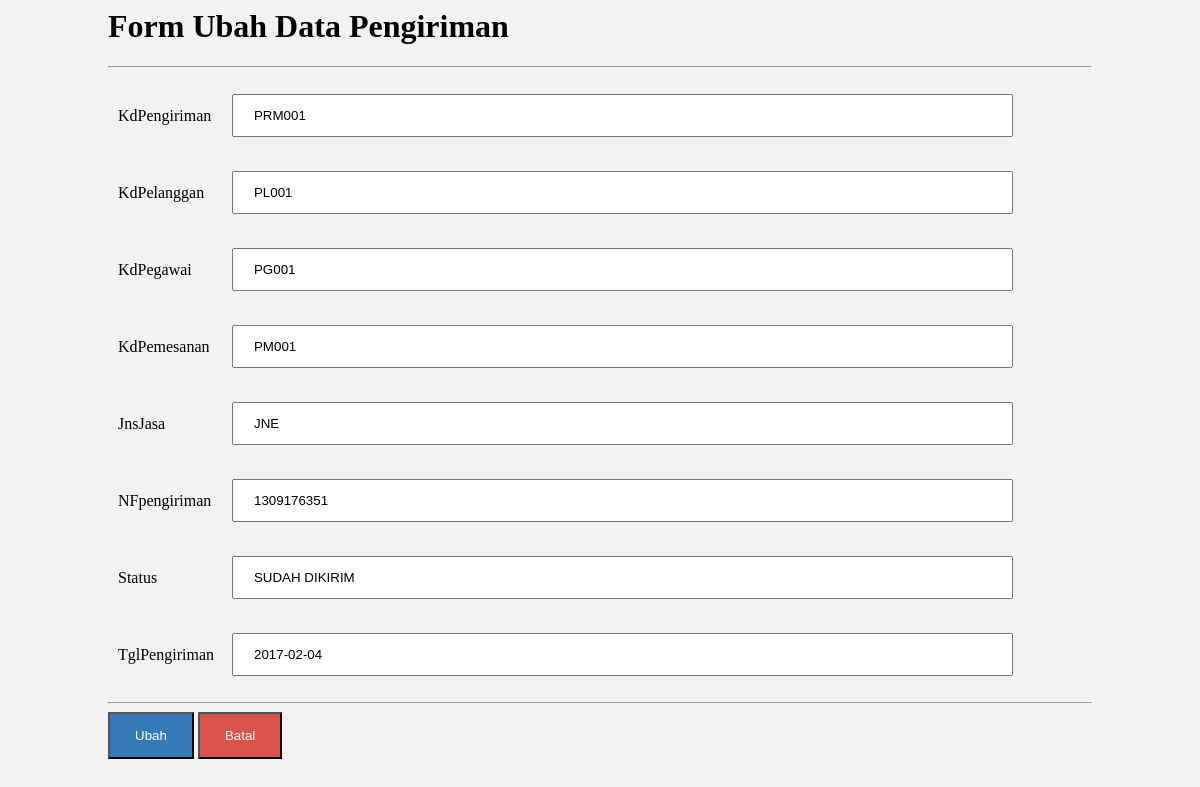
The page /pengiriman/ubah/PRM001 on the database its author committed.
### tables this page shows
CREATE TABLE IF NOT EXISTS `pengiriman` (
  `KdPengiriman` char(6) NOT NULL,
  `KdPelanggan` char(6) NOT NULL,
  `KdPegawai` char(6) NOT NULL,
  `KdPemesanan` char(6) NOT NULL,
  `JnsJasa` varchar(20) NOT NULL,
  `Biaya` int(11) NOT NULL,
  `NFpengiriman` int(11) NOT NULL,
  `Status` varchar(100) NOT NULL,
  `TglPengiriman` date NOT NULL
);

### application/controllers/pengiriman.php (called while the page is built, shortened)
<?php if ( ! defined('BASEPATH')) exit('No direct script access allowed');
class Pengiriman extends CI_Controller {
	public function __construct(){
		$this->load->model('PengirimanModel');
	}
	public function ubah($KdPengiriman){
		$data['pengiriman'] = $this->PengirimanModel->view_by($KdPengiriman);
		$this->load->view('pengiriman/form_ubah', $data);
	}
}

### index.php (called while the page is built, shortened)
<?php
require_once BASEPATH.'core/CodeIgniter.php';

### application/models/PengirimanModel.php (called while the page is built, shortened)
<?php if ( ! defined('BASEPATH')) exit('No direct script access allowed');
class PengirimanModel extends CI_Model {
	public function view_by($KdPengiriman){
		$this->db->where('KdPengiriman', $KdPengiriman);
		return $this->db->get('pengiriman')->row();
	}
}

### application/views/pengiriman/form_ubah.php (the view, shortened to what this page needs)
<html>
	<head>
	</head>
	<body>
		<h1>Form Ubah Data Pengiriman</h1>
		<hr>
		<?php echo form_open("pengiriman/ubah/".$pengiriman->KdPengiriman); ?>
			<table cellpadding="8">
				<tr>
					<td>KdPengiriman</td>
						<td><input type="text" name="input_kdpengiriman" placeholder="" value="<?php echo set_value('input_kdpengiriman', $pengiriman->KdPengiriman); ?>"></td>
				</tr>
				<tr>
					<td>KdPelanggan</td>
					<td><input type="text" placeholder="" name="input_kdpelanggan" placeholder="" value="<?php echo set_value('input_kdpelanggan', $pengiriman->KdPelanggan); ?>"></td>
				</tr>
				<tr>
					<td>KdPegawai</td>
					<td><input type="text" placeholder="" name="input_kdpegawai" placeholder="" value="<?php echo set_value('input_kdpegawai', $pengiriman->KdPegawai); ?>"></td>
				</tr>
				<tr>
					<td>KdPemesanan</td>
					<td><input size="90" type="text" placeholder="" name="input_kdpemesanan" value="<?php echo set_value('input_kdpemesanan', $pengiriman->KdPemesanan); ?>" readonly></td>
				</tr>
				<tr>
					<td>JnsJasa</td>
						<td><input type="text" placeholder="" name="input_jnsjasa" value="<?php echo set_value('input_jnsjasa', $pengiriman->JnsJasa); ?>"></td>
				</tr>
				<tr>
					<td>NFpengiriman</td>
					<td><input type="text" placeholder="" name="input_nfpengiriman" value="<?php echo set_value('input_nfpengiriman', $pengiriman->NFpengiriman); ?>"></td>
				</tr>
				<tr>
					<td>Status</td>
					<td><input type="text" name="input_status" placeholder="" value="<?php echo set_value('input_status', $pengiriman->Status); ?>"></td>
				</tr>
				<tr>
					<td>TglPengiriman</td>
						<td><input type="text" name="input_tglpengiriman" placeholder="" value="<?php echo set_value('input_tglpengiriman', $pengiriman->TglPengiriman); ?>"></td>
				</tr>
			</table>
			<hr>
			<input class="btn_simpan" type="submit" name="submit" value="Ubah">
			<a href="<?php echo base_url(); ?>">
			<input class="btn_batal" type="button" value="Batal"></a>
		<?php echo form_close(); ?>
	</body>
</html>

### application/views/pengiriman/form_ubah.php (style rules this page uses)
input[type=text] { width: 100%; padding: 12px 20px; margin: 8px 0; box-sizing: border-box; }
body { padding-left: 100px; padding-right: 100px; border-radius: 5px; background-color: #f2f2f2; }
.btn_simpan { background-color: #337ab7; color: white; padding: 14px 25px; text-align: center; text-decoration: none; display: inline-block; }
.btn_batal { background-color: #d9534f; color: white; padding: 14px 25px; text-align: center; text-decoration: none; }

### rows shown on the page
pengiriman: input_kdpengiriman "PRM001", input_kdpelanggan "PL001", input_kdpegawai "PG001", input_kdpemesanan "PM001", input_jnsjasa "JNE", input_nfpengiriman "1309176351", input_status "SUDAH DIKIRIM", input_tglpengiriman "2017-02-04"
